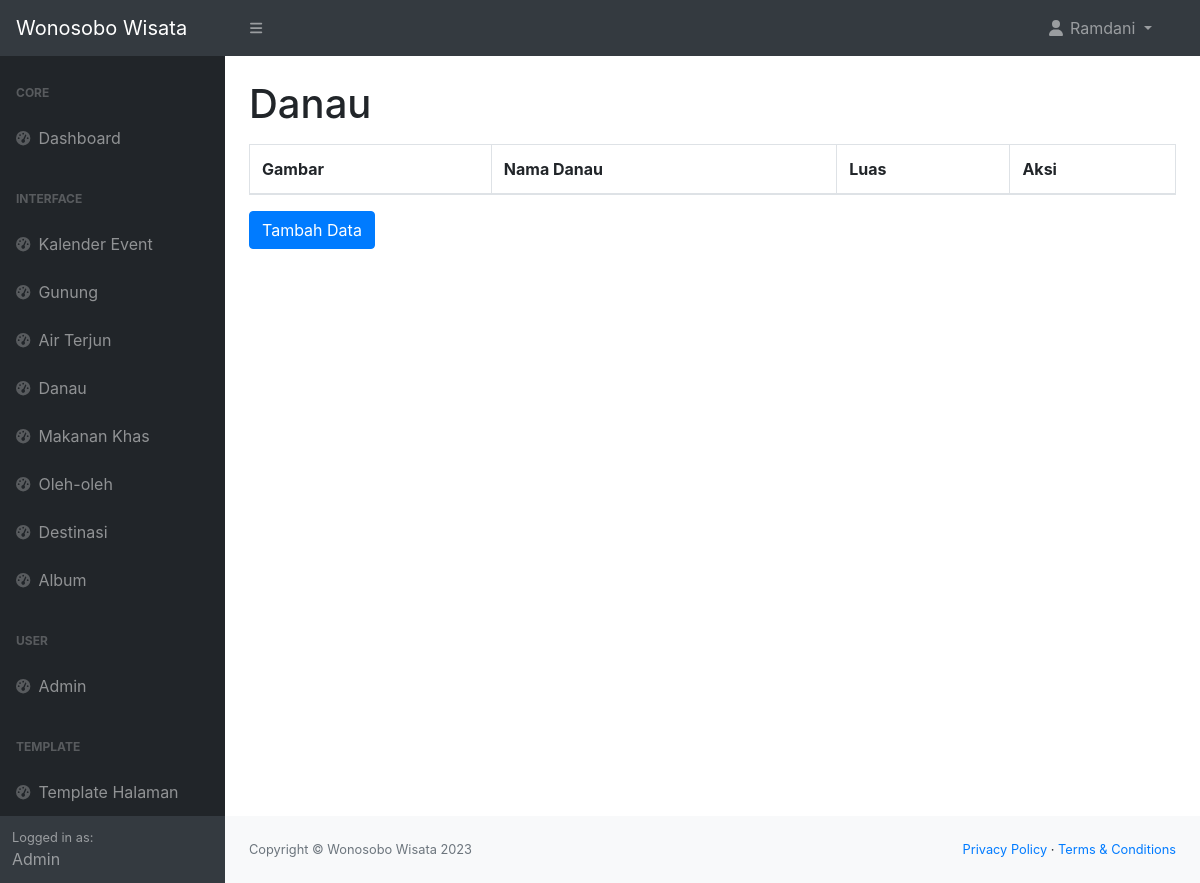
Before: /admin/danau.php (signed in) with the older database file.
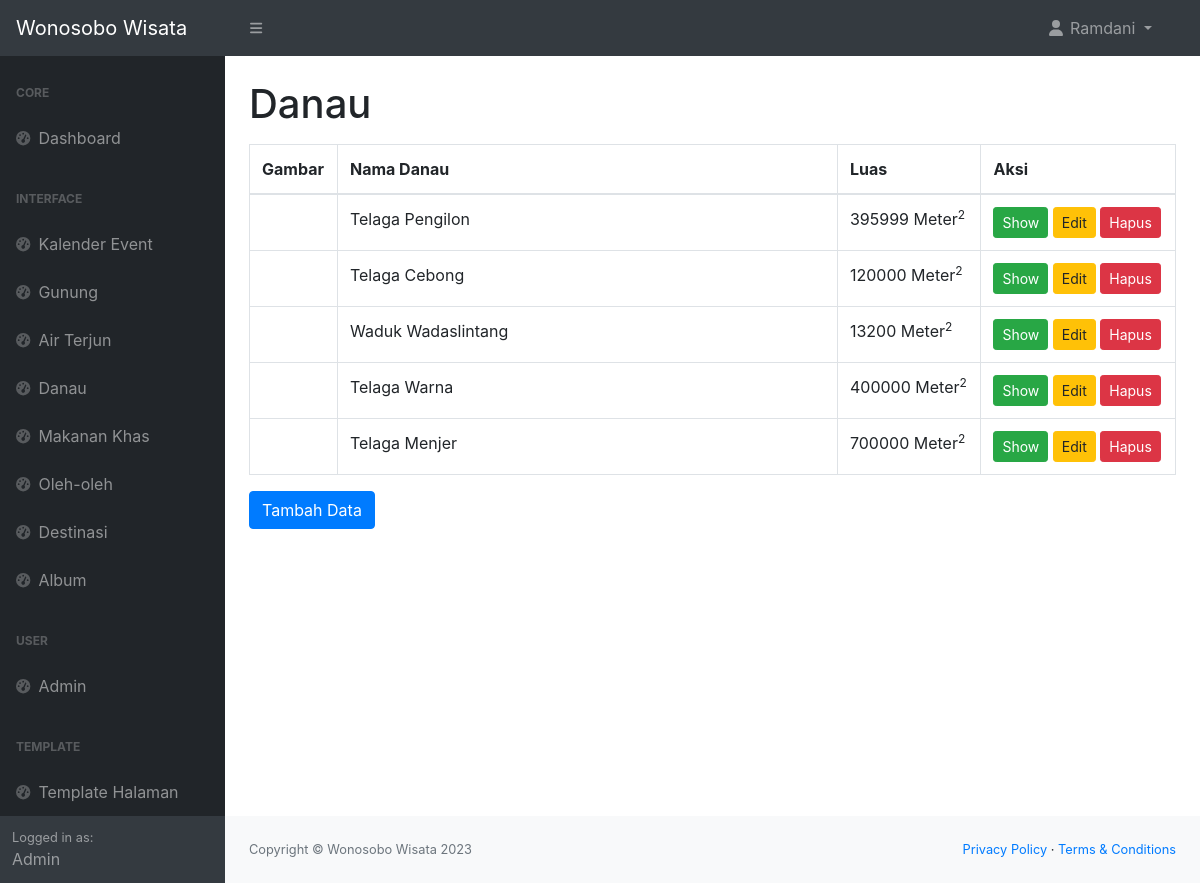
After: the same page with the newer database file.
### tables this page shows
CREATE TABLE `tabel_danau` (
  `danau_id` int(11) NOT NULL,
  `img_danau` text NOT NULL,
  `nama_danau` varchar(255) NOT NULL,
  `deskripsi_danau` text NOT NULL,
  `link_google_maps_danau` varchar(500) NOT NULL,
  `luas_danau` int(10) NOT NULL
);

### admin/danau.php (the view, shortened to what this page needs)
<!DOCTYPE html>
<html lang="en">
<head>
    <link href="https://cdn.jsdelivr.net/npm/simple-datatables@7.1.2/dist/style.min.css" rel="stylesheet" />
    <link href="css/styles.css" rel="stylesheet" />
    <link rel="stylesheet" href="https://maxcdn.bootstrapcdn.com/bootstrap/4.0.0/css/bootstrap.min.css">
</head>
<body>
    <?php include 'navbar.php'; ?>
    <div id="layoutSidenav">
        <div id="layoutSidenav_nav">
            <?php include 'sidebar.php'; ?>
        </div>
        <div id="layoutSidenav_content">
            <main>
                <div class="container-fluid px-4">
                    <h1 class="mt-4">Danau</h1>
                    <div class="table-responsive mt-3">
                        <table class="table table-bordered">
                            <thead>
                                <tr>
                                    <th>Gambar</th>
                                    <th>Nama Danau</th>
                                    <th>Luas</th>
                                    <th>Aksi</th>
                                </tr>
                            </thead>
                            <tbody>
                                <?php
                                include '../connect.php';
                                $query = "SELECT * FROM tabel_danau ORDER BY danau_id DESC";
                                $datas = $conn->query($query);
                                foreach ($datas as $data) :
                                ?>
                                    <tr>
                                        <td>
                                        </td>
                                        <td style="width: 500px;">
                                            <?= $data['nama_danau'] ?>
                                        </td>
                                        <td>
                                            <?= $data['luas_danau'] ?> Meter<sup>2</sup>
                                        </td>
                                        <td>
                                            <button type="button" class="btn btn-success btn-sm" data-toggle="modal" data-target="#showDataModal<?= $data['danau_id'] ?>">Show</button>
                                            <button type="button" class="btn btn-warning btn-sm" data-toggle="modal" data-target="#editDataModal<?= $data['danau_id'] ?>">Edit</button>
                                            <button type="button" class="btn btn-danger btn-sm" data-toggle="modal" data-target="#hapusDataModal<?= $data['danau_id'] ?>">Hapus</button>
                                        </td>
                                    </tr>
                                <?php endforeach ?>
                            </tbody>
                        </table>
                    </div>
                    <button type="button" class="btn btn-primary" data-toggle="modal" data-target="#tambahDataModal">
                        Tambah Data
                    </button>
                </div>
            </main>
            <?php include 'footer.php'; ?>
        </div>
    </div>
</body>
</html>

Changed rows visible on the page:
added tabel_danau: nama_danau "Telaga Pengilon", luas_danau "395999"
added tabel_danau: nama_danau "Telaga Cebong", luas_danau "120000"
added tabel_danau: nama_danau "Waduk Wadaslintang", luas_danau "13200"
added tabel_danau: nama_danau "Telaga Warna", luas_danau "400000"
added tabel_danau: nama_danau "Telaga Menjer", luas_danau "700000"
